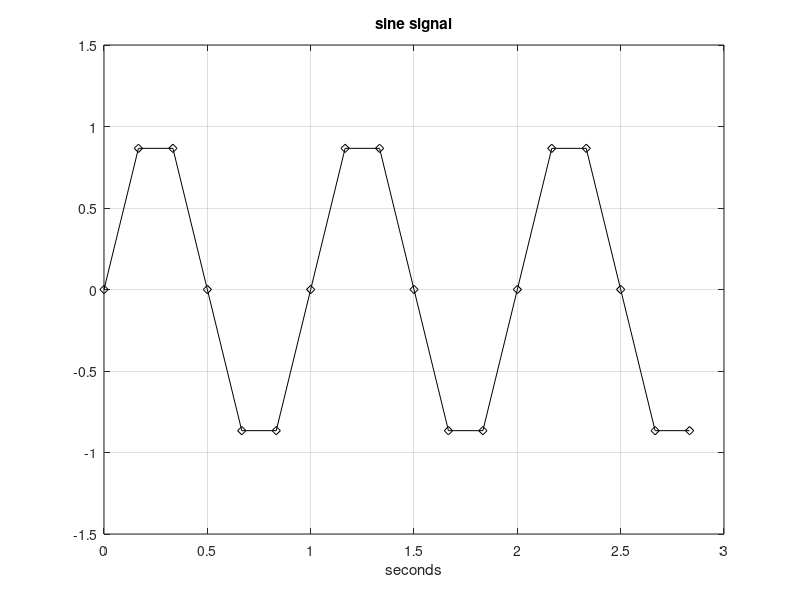

The MATLAB source for this figure:
fy = 1; %signal frequency in Hz
wy = 2*pi*fy; %signal frequency in rad/s
fs = 7; %sampling frequency in Hz
tiv = 1/6; %time interval between samples
t=0:tiv:(3-tiv); % time interval set
y=sin(wy*t); % signal data set
plot(t,y,'-kd'); %plot figure

axis([0 3 -1.5 1.5]);
grid on;
xlabel('seconds');
title('sine signal');